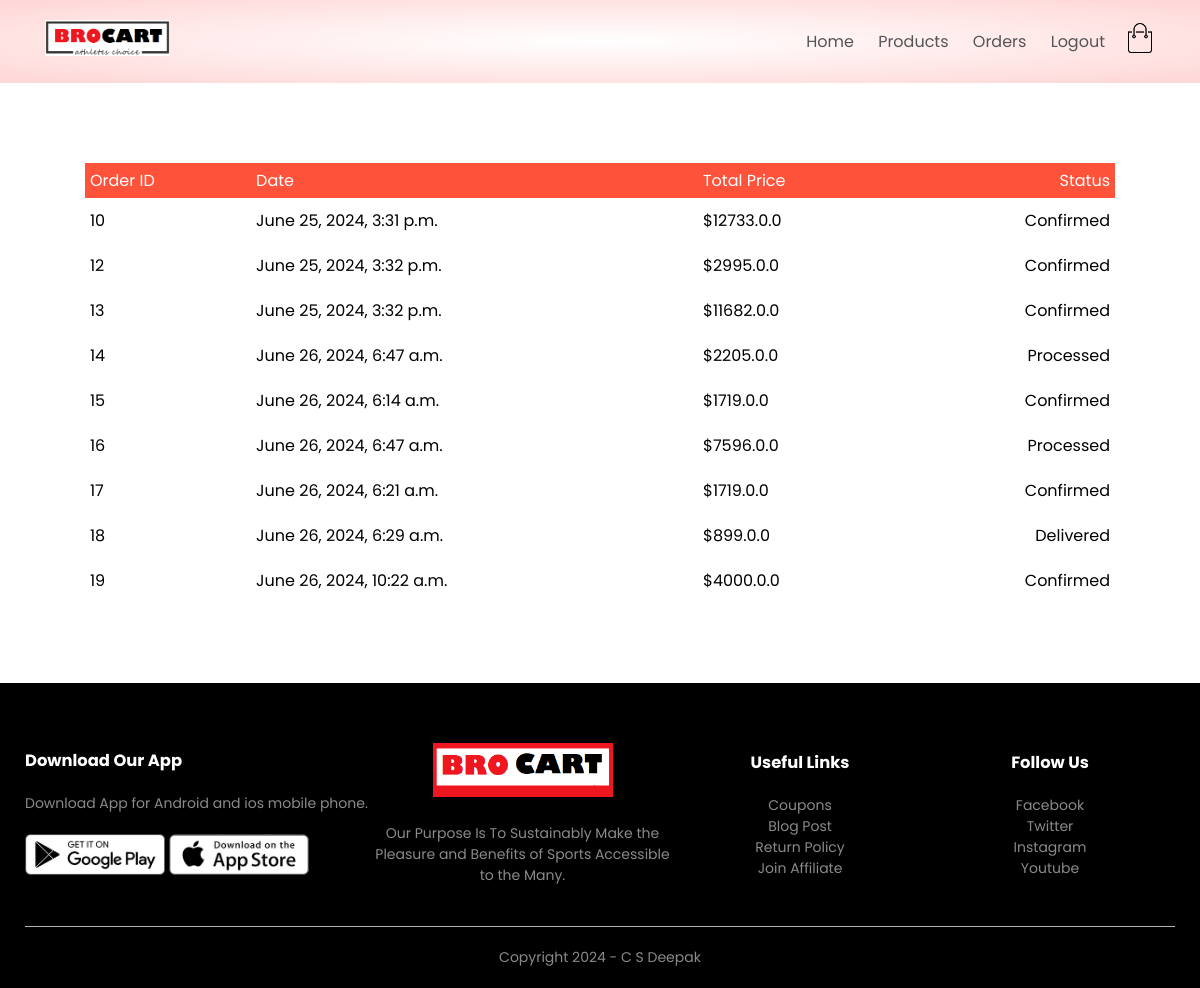
/orders/orders (signed in), run on an earlier commit of the app's database.
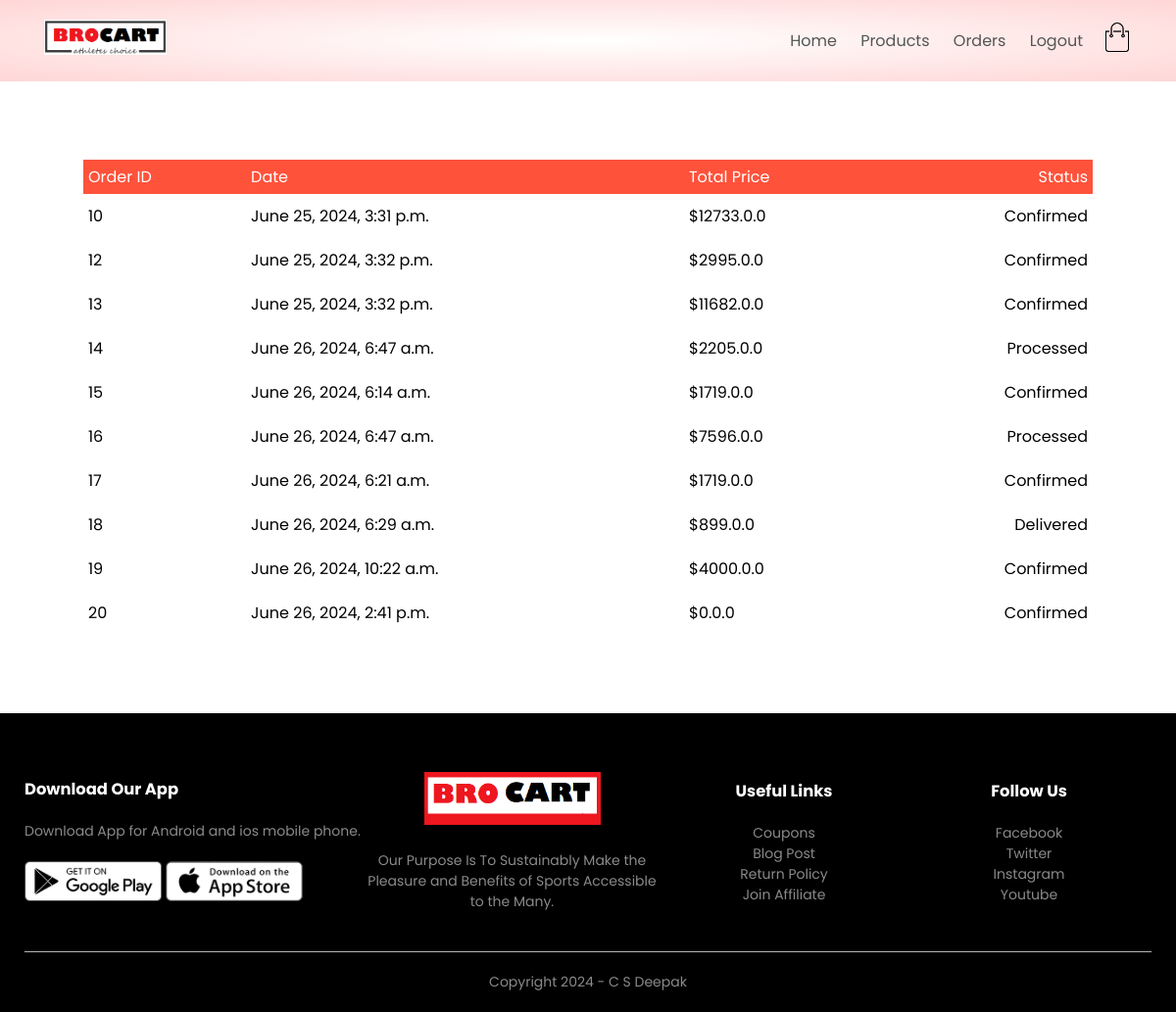
And on a later commit of the database.
### orders/models.py (models this page shows, shortened)
class Orders(models.Model):
    LIVE=1
    DELETE=0
    DELETE_CHOICES=((LIVE,'Live'),(DELETE,'Delete'))
    CART_STAGE=0
    ORDER_CONFIRMED=1
    ORDER_PROCESSED=2
    ORDER_DELIVERED=3
    ORDER_REJECTED=4
    STATUS_CHOICE=((ORDER_PROCESSED,"ORDER_PROCESSED"),
                   (ORDER_DELIVERED,"ORDER_DELIVERED"),
                   (ORDER_REJECTED,"ORDER_REJECTED")
                   )
    order_status=models.IntegerField(choices=STATUS_CHOICE,default=CART_STAGE)
    total_price=models.FloatField(default=0)
    owner=models.ForeignKey(Customer,on_delete=models.SET_NULL,related_name='owner',null=True)
    delete_status=models.IntegerField(choices=DELETE_CHOICES,default=LIVE)
    created_at=models.DateTimeField(auto_now=True)
    deleted_at=models.DateTimeField(auto_now=True)

### orders/views.py (the view)
# urls.py: path('orders',views.show_orders,name='orders'),
@login_required(login_url='account')
def show_orders(request):
    user=request.user
    customer=user.customer_profile
    all_orders=Orders.objects.filter(
        owner=customer,
    ).exclude(order_status=Orders.CART_STAGE)
    context={'orders':all_orders}
    return render(request,'orders.html',context)

### orders/templatetags/getstatus.py (called while the page is built)
@register.simple_tag(name='getstatus')
def getstatus(status):
    status=status-1
    status_array=['Confirmed','Processed','Delivered','Rejected']
    return status_array[status]

### templates/orders.html
{% extends 'blank_layout.html' %}
{% block content %}
    {% include 'order_container.html' %}
{% endblock content %}

### templates/blank_layout.html (shortened to what this page needs)
{% load static %}
<!DOCTYPE html>
<html lang="en" style="scroll-behavior: smooth;">
<head>
    <link rel="stylesheet" href="{% static 'css/style.css' %}">
    <link rel="stylesheet" href="https://stackpath.bootstrapcdn.com/font-awesome/4.7.0/css/font-awesome.min.css">
</head>
<body>
    <div class="header">
        <div class="container">
            {% include 'menu.html' %}
        </div>
    </div>
    {% block content %}
    {% endblock content %}
    <div class="footer">
        <div class="container">
            <div class="row">
                <div class="footer-col-1">
                    <h3>Download Our App</h3>
                    <p>Download App for Android and ios mobile phone.</p>
                    <div class="app-logo">
                        <img src="{% static 'images/play-store.png' %}">
                        <img src="{% static 'images/app-store.png' %}">
                    </div>
                </div>
                <div class="footer-col-2">
                    <img src="{% static 'images/logo-white.png' %}">
                    <p>Our Purpose Is To Sustainably Make the Pleasure and Benefits of Sports Accessible to the Many.
                    </p>
                </div>
                <div class="footer-col-3">
                    <h3>Useful Links</h3>
                    <ul>
                        <li>Coupons</li>
                        <li>Blog Post</li>
                        <li>Return Policy</li>
                        <li>Join Affiliate</li>
                    </ul>
                </div>
                <div class="footer-col-4">
                    <h3>Follow Us</h3>
                    <ul>
                        <li>Facebook</li>
                        <li>Twitter</li>
                        <li>Instagram</li>
                        <li>Youtube</li>
                    </ul>
                </div>
            </div>
            <hr>
            <p class="copyright">Copyright 2024 - C S Deepak</p>
        </div>
    </div>
</body>
</html>

### templates/menu.html (shortened to what this page needs)
{% load static %}
<div class="navbar">
    <div class="logo">
        <a href="index.html"><img src="{% static 'images/logo.png' %}" alt="logo" width="125px"></a>
    </div>
    <nav>
        <ul id="MenuItems">
            <li><a href="{% url 'home' %}">Home</a></li>
            <li><a href="{% url 'list_products' %}">Products</a></li>
            {% if not user.is_authenticated %}
                <li><a href="{% url 'account' %}">Account</a></li>
            {% else %}
                <li><a href="{% url 'orders' %}">Orders</a></li>
                <li><a href="{% url 'logout' %}">Logout</a></li>
            {% endif %}
        </ul>
    </nav>
    {% if user.is_authenticated %}
        <a href="{% url 'cart' %}"><img src="{% static 'images/cart.png' %}" width="30px" height="30px"></a>
    {% endif %}
</div>

### templates/order_container.html (shortened to what this page needs)
{% load static %}
{% load getstatus %}
<div class="small-container cart-page">
    {% if orders %}
    <table>
        <tbody><tr>
            <th>Order ID</th>
            <th>Date</th>
            <th>Total Price</th>
            <th>Status</th>
        </tr>
        {% for order in orders %}
        <tr>
            <td>{{order.id}}</td>
            <td>{{order.created_at}}</td>
            <td>${{order.total_price}}.0</td>
            <td>{% getstatus order.order_status %}</td>
        </tr>
        {% endfor %}
    </tbody></table>
    {% endif %}
</div>

### static/css/style.css (style rules this page uses)
* { margin: 0; padding: 0; box-sizing: border-box; }
body { font-family: 'Poppins', sans-serif; }
.navbar { display: flex; align-items: center; padding: 20px; }
nav { flex: 1; text-align: right; }
nav ul { display: inline-block; list-style-type: none; }
nav ul li { display: inline-block; margin-right: 20px; }
a { text-decoration: none; color: #555; }
p { color: #555; }
.container { max-width: 1300px; margin: auto; padding-left: 25px; padding-right: 25px; }
.row { display: flex; align-items: center; flex-wrap: wrap; justify-content: space-around; }
.header { background: radial-gradient(#fff,#ffd6d6); }
.small-container { max-width: 1080px; margin: auto; padding-left: 25px; padding-right: 25px; }
.footer { background: black; color: #8a8a8a; font-size: 14px; padding: 60px 0 20px; }
.footer p { color: #8a8a8a; }
.footer h3 { color: #fff; margin-bottom: 20px; }
.footer-col-1, .footer-col-2, .footer-col-3, .footer-col-4 { min-width: 250px; margin-bottom: 20px; }
.footer-col-1 { flex-basis: 30%; }
.footer-col-2 { flex: 1; text-align: center; }
.footer-col-2 img { width: 180px; margin-bottom: 20px; }
.footer-col-3, .footer-col-4 { flex-basis: 12%; text-align: center; }
ul { list-style-type: none; }
.app-logo { margin-top: 20px; }
.app-logo img { width: 140px; }
.footer hr { border: none; background: #b5b5b5; height: 1px; margin: 20px 0; }
.copyright { text-align: center; }
.cart-page { margin: 80px auto; }
table { width: 100%; border-collapse: collapse; }
th { text-align: left; padding: 5px; color: #fff; background: #ff523b; font-weight: normal; }
td { padding: 10px 5px; }
td:last-child { text-align: right; }
th:last-child { text-align: right; }

What changed in the data, as far as the page shows it:
now on this page (row edited): Orders: id "20", created_at "June 26, 2024, 2:41 p.m.", total_price "0.0", order_status "Confirmed"
